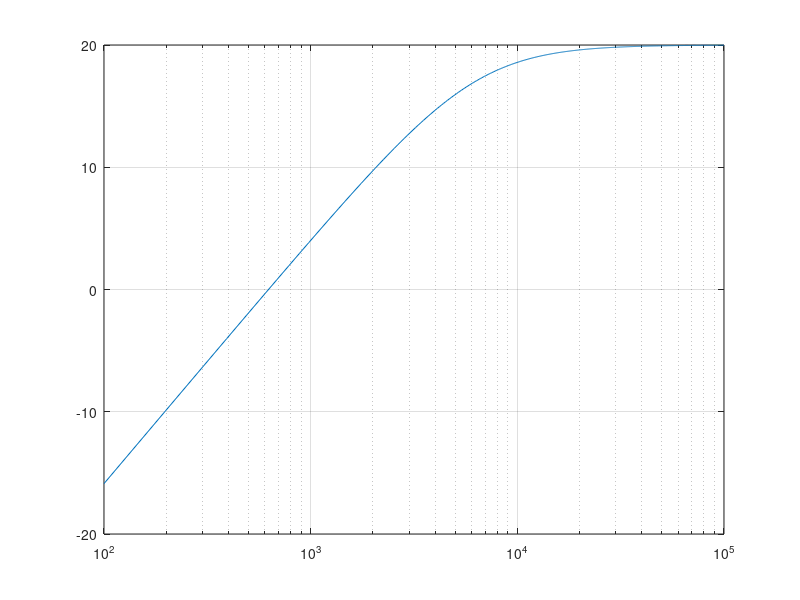
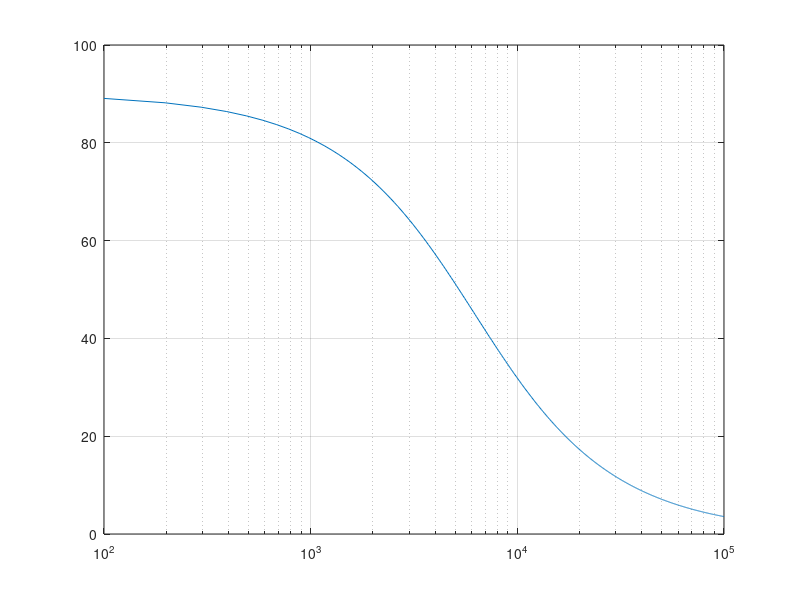

Here is the MATLAB script that generated these plots, in order:
% First Order High Pass Filter with gain 20dB
% Born June 22 -> f_crit = 6.22 Hz @ -3dB
f_crit = 6220; j = sqrt(-1); K = 10;
C = 0.0000001; Rb = 3000; Ra = 27000;
R = 1/(2*pi*f_crit*C);

f_start = 100; f_stop = 100000; 
step = (f_stop - f_start)/1024; 
freq = f_start:step:f_stop;

Tf = K.*((j.*freq./f_crit)./(1.+j.*freq./f_crit));

Ms = 20*log10(abs(Tf));
Ps = (180/pi)*angle(Tf);
semilogx(freq,Ms),grid
figure
semilogx(freq,Ps),grid